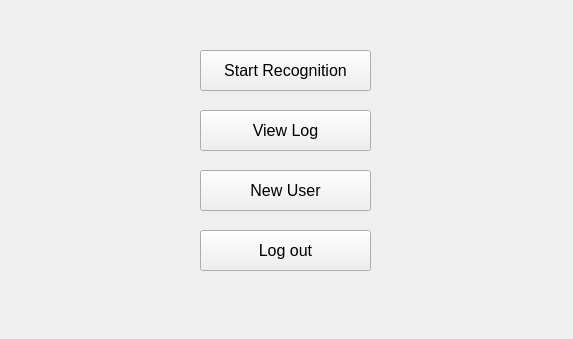
<?xml version="1.0" encoding="UTF-8"?>
<ui version="4.0">
 <class>Menu</class>
 <widget class="QWidget" name="Menu">
  <property name="geometry">
   <rect>
    <x>0</x>
    <y>0</y>
    <width>573</width>
    <height>339</height>
   </rect>
  </property>
  <property name="windowTitle">
   <string>Menu</string>
  </property>
  <widget class="QPushButton" name="Recognition">
   <property name="geometry">
    <rect>
     <x>200</x>
     <y>50</y>
     <width>171</width>
     <height>41</height>
    </rect>
   </property>
   <property name="font">
    <font>
     <pointsize>12</pointsize>
    </font>
   </property>
   <property name="text">
    <string>Start Recognition</string>
   </property>
  </widget>
  <widget class="QPushButton" name="Viewlog">
   <property name="geometry">
    <rect>
     <x>200</x>
     <y>110</y>
     <width>171</width>
     <height>41</height>
    </rect>
   </property>
   <property name="font">
    <font>
     <pointsize>12</pointsize>
    </font>
   </property>
   <property name="text">
    <string>View Log</string>
   </property>
  </widget>
  <widget class="QPushButton" name="Newuser">
   <property name="geometry">
    <rect>
     <x>200</x>
     <y>170</y>
     <width>171</width>
     <height>41</height>
    </rect>
   </property>
   <property name="font">
    <font>
     <pointsize>12</pointsize>
    </font>
   </property>
   <property name="text">
    <string>New User</string>
   </property>
  </widget>
  <widget class="QPushButton" name="Logout">
   <property name="geometry">
    <rect>
     <x>200</x>
     <y>230</y>
     <width>171</width>
     <height>41</height>
    </rect>
   </property>
   <property name="font">
    <font>
     <pointsize>12</pointsize>
    </font>
   </property>
   <property name="text">
    <string>Log out</string>
   </property>
  </widget>
 </widget>
 <resources/>
 <connections/>
</ui>
